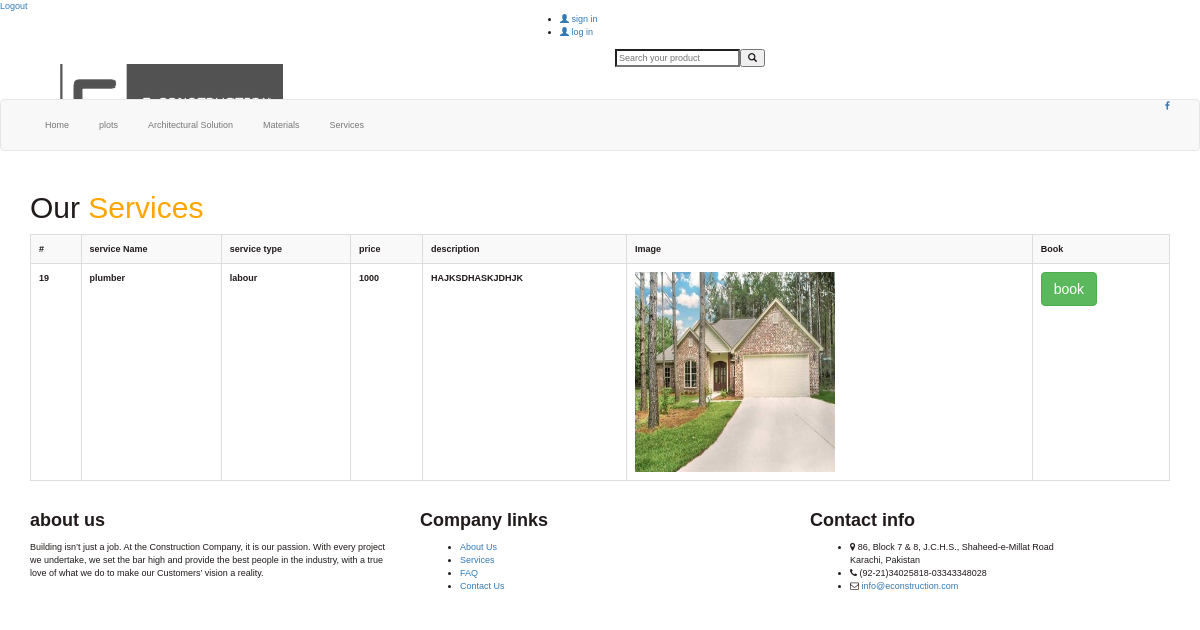
/material/materials.php (signed in), run on the app's committed database.
### tables this page shows
CREATE TABLE `serviceadd` (
  `service_id` int(100) NOT NULL,
  `service_name` varchar(100) NOT NULL,
  `service_img` varchar(100) NOT NULL,
  `service_type` varchar(100) NOT NULL,
  `service_price` varchar(100) NOT NULL,
  `service_Description` varchar(300) NOT NULL
);

### material/materials.php (the view, shortened to what this page needs)
<?php
include("db.php");
$result_per_page=20;
?>
<!DOCTYPE html>
<html>
<head>
  <link rel="stylesheet" type="text/css" href="bootstrap/css/bootstrap.min.css">
  <link rel="stylesheet" type="text/css" href="style.css">
  <link rel="stylesheet" href="https://cdnjs.cloudflare.com/ajax/libs/font-awesome/4.7.0/css/font-awesome.min.css">
</head>
<body>
<span class="title"><span class="title"><a href="logout.php" >Logout</a></span></span>
  <div id="top" class="nav-fixed">
    <div class="container">
      <div class="col-md-5 offer"></div>
      <div class="col-md-7">
        <ul class="menu">
          <li>
            <a href="register.php"><i class="glyphicon glyphicon-user"></i> sign in</a>
          </li>
          <li>
            <a href="register.php"><i class="glyphicon glyphicon-user"></i> log in</a>
          </li>
        </ul>
      </div>
    </div>
  </div>
   <div class="brandWrap">
      <div class="container top-margin">
        <div class="col-md-6">
           <div class="navbar-header">
           <a href="index.php" class="navbar-brand"><img src="images/logo.png"></a>
           </div>
        </div>
        <div class="col-md-6">
          <div class="nav navbar-nav">
            <div class="search-box">
            <div class="input-group">
              <input type="search" name="search" class="search" placeholder="Search your product">
              <button type="submit" name="search" class="search-button">
                  <span class="glyphicon glyphicon-search" ></span>
              </button>
            </div>
            </div>
          </div>
        </div>
      </div>
   </div>
   <div id="navbar" class="navbar navbar-default">
    <div class="container">
      <div class="padding-nav">
            <ul class="nav navbar-nav left">
               <li><a href="index.php">Home</a></li>
               <li><a href="#">plots</a></li>
               <li><a href="#">Architectural Solution</a></li>
               <li><a href="#">Materials</a></li>
               <li><a href="#">Services</a></li>
            </ul>
        </div>
        <div class="social-icon pull-right">
          <a href="#" class="fa fa-facebook"></a>
        </div>
    </div>
   </div>
   <div class="page-container">
<div class="main-content">
<div class="container-fluid">
<div class="row">
<div class="col-md-12">
  <div class="container">
    <div class="main-title">
        <h2>Our <span style="color: orange;">Services</span>
        </h2>
      </div>
    <table class="table table-striped table-hover table-bordered">
      <tr class="bg-dark  text-white  text-center">
          <th>#</th>
          <th>service Name</th>
          <th>service type</th>
          <th>price</th>
          <th>description</th>
          <th>Image</th>
          <th>Book</th>
      </tr>
<?php
if(!isset($_GET['page']))
{
$page=1;
}
else
{
$page=$_GET['page'];
}
$this_page_first_result=($page-1)*$result_per_page;
$sql="SELECT * FROM `serviceadd`  Limit $this_page_first_result,$result_per_page";
$result=mysqli_query($con,$sql);
while ($res=mysqli_fetch_array($result)) {
  ?>
    <tr class="text-center">
      <th><?php echo $res['service_id']; ?></th>
      <th><?php  echo $res['service_name'];?></th>
      <th><?php echo $res['service_type'];?></th>
      <th><?php echo $res['service_price'];?></th>
      <th><?php echo $res['service_Description'];?></th>
      <th style="width:200; height:200;"><img src="service/<?php echo $res['service_img'];?>" style="width:200px;height:200px"></th>
      <th><button class="btn-success btn text-white" id="a" ><a href="customerbook.php?service_id=<?php echo $res['service_id']; ?>" style="color:white;">book</a></button></th>
  </tr>
<?php
}
?>
    </table>
    </div>
  </div>
</div>
</div>
<footer class="footer_area">
     <div class="container">
      <div class="row footer-row">
        <div class="col-md-4">
          <div class="footer-widget">
            <div class="widget-title">
              <h4><strong>about us</strong></h4>
            </div>
            <div class="text-widget">
             <p>
              Building isn’t just a job. At the Construction Company, it is our passion. With every project we undertake, we set the bar high and provide the best people in the industry, with a true love of what we do to make our Customers’ vision a reality.
             </p>
            </div>
          </div>
        </div>
        <div class="col-md-4">
            <div class="footer-widget">
              <div class="widget-title company-links">
                <h4><strong>Company links</strong></h4>
                <ul>
                  <li><a href="#aboutus-container">About Us</a></li>
                  <li><a href="#">Services</a></li>
                  <li><a href="#">FAQ</a></li>
                  <li><a href="#">Contact Us</a></li>
                </ul>
              </div>
              </div>
        </div>
        <div class="col-md-4">
            <div class="footer-widget">
              <div class="widget-title">
                <h4><strong>Contact info</strong></h4>
                <ul class="cantact-info">
                  <li> <i class=" fa fa-map-marker" aria-hidden="true"></i>
                        86, Block 7 &amp; 8, J.C.H.S., Shaheed-e-Millat Road
                       <br> Karachi, Pakistan
                  </li>
                  <li> <i class=" fa fa-phone" aria-hidden="true"></i>
                       (92-21)34025818-03343348028
                  </li>
                  <li> <i class=" fa fa-envelope-o" aria-hidden="true"></i>
                    <a href="#"> info@econstruction.com</a></li>
                </ul>
              </div>
              </div>
        </div>
      </div>
     </div>
   </footer>
</body>
</html>

### material/style.css (style rules this page uses)
body { font-family: Arial; color: #211a1a; font-size: 0.9em; }

### data on the page
serviceadd: service_id "19", service_name "plumber", service_type "labour", service_price "1000", service_Description "HAJKSDHASKJDHJK", service_img (picture)
